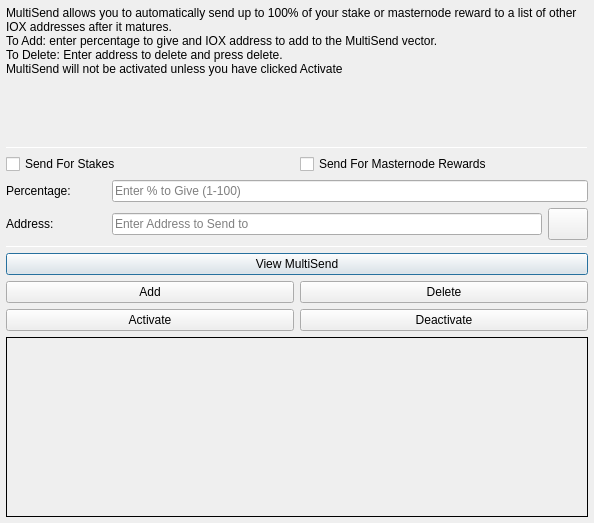
<?xml version="1.0" encoding="UTF-8"?>
<ui version="4.0">
 <class>MultiSendDialog</class>
 <widget class="QDialog" name="MultiSendDialog">
  <property name="windowModality">
   <enum>Qt::NonModal</enum>
  </property>
  <property name="geometry">
   <rect>
    <x>0</x>
    <y>0</y>
    <width>594</width>
    <height>523</height>
   </rect>
  </property>
  <property name="windowTitle">
   <string>MultiSend</string>
  </property>
  <layout class="QVBoxLayout" name="verticalLayout" stretch="0">
   <property name="leftMargin">
    <number>6</number>
   </property>
   <property name="topMargin">
    <number>6</number>
   </property>
   <property name="rightMargin">
    <number>6</number>
   </property>
   <property name="bottomMargin">
    <number>6</number>
   </property>
   <item>
    <layout class="QVBoxLayout" name="verticalLayout_Main" stretch="1,1,1,1,1,1">
     <item>
      <widget class="QLabel" name="label_2">
       <property name="lineWidth">
        <number>1</number>
       </property>
       <property name="text">
        <string>MultiSend allows you to automatically send up to 100% of your stake or masternode reward to a list of other IOX addresses after it matures.
To Add: enter percentage to give and IOX address to add to the MultiSend vector.
To Delete: Enter address to delete and press delete.
MultiSend will not be activated unless you have clicked Activate</string>
       </property>
       <property name="alignment">
        <set>Qt::AlignLeading|Qt::AlignLeft|Qt::AlignTop</set>
       </property>
       <property name="wordWrap">
        <bool>true</bool>
       </property>
      </widget>
     </item>
     <item>
      <widget class="Line" name="line">
       <property name="minimumSize">
        <size>
         <width>0</width>
         <height>1</height>
        </size>
       </property>
       <property name="maximumSize">
        <size>
         <width>16777215</width>
         <height>1</height>
        </size>
       </property>
       <property name="orientation">
        <enum>Qt::Horizontal</enum>
       </property>
      </widget>
     </item>
     <item>
      <layout class="QVBoxLayout" name="verticalLayout_Settings">
       <item>
        <layout class="QHBoxLayout" name="horizontalLayout">
         <item>
          <widget class="QCheckBox" name="multiSendStakeCheckBox">
           <property name="text">
            <string>Send For Stakes</string>
           </property>
          </widget>
         </item>
         <item>
          <widget class="QCheckBox" name="multiSendMasternodeCheckBox">
           <property name="text">
            <string>Send For Masternode Rewards</string>
           </property>
          </widget>
         </item>
        </layout>
       </item>
       <item>
        <layout class="QHBoxLayout" name="horizontalLayout_6">
         <item>
          <widget class="QLabel" name="label">
           <property name="minimumSize">
            <size>
             <width>100</width>
             <height>0</height>
            </size>
           </property>
           <property name="toolTip">
            <string>Percentage of stake to send</string>
           </property>
           <property name="text">
            <string>Percentage:</string>
           </property>
          </widget>
         </item>
         <item>
          <widget class="QLineEdit" name="multiSendPercentEdit">
           <property name="toolTip">
            <string>Enter whole numbers 1 - 100</string>
           </property>
           <property name="placeholderText">
            <string>Enter % to Give (1-100)</string>
           </property>
          </widget>
         </item>
        </layout>
       </item>
       <item>
        <layout class="QHBoxLayout" name="horizontalLayout_7">
         <item>
          <widget class="QLabel" name="label_5">
           <property name="minimumSize">
            <size>
             <width>100</width>
             <height>0</height>
            </size>
           </property>
           <property name="toolTip">
            <string>Address to send portion of stake to</string>
           </property>
           <property name="text">
            <string>Address:</string>
           </property>
          </widget>
         </item>
         <item>
          <widget class="QLineEdit" name="multiSendAddressEdit">
           <property name="toolTip">
            <string/>
           </property>
           <property name="placeholderText">
            <string>Enter Address to Send to</string>
           </property>
          </widget>
         </item>
         <item>
          <widget class="QPushButton" name="addressBookButton">
           <property name="maximumSize">
            <size>
             <width>16777215</width>
             <height>32</height>
            </size>
           </property>
           <property name="toolTip">
            <string>Choose an address from the address book</string>
           </property>
           <property name="text">
            <string/>
           </property>
           <property name="icon">
            <iconset resource="../iox.qrc">
             <normaloff>:/icons/address-book</normaloff>:/icons/address-book</iconset>
           </property>
           <property name="shortcut">
            <string>Alt+A</string>
           </property>
           <property name="autoDefault">
            <bool>false</bool>
           </property>
          </widget>
         </item>
        </layout>
       </item>
      </layout>
     </item>
     <item>
      <widget class="Line" name="line_2">
       <property name="minimumSize">
        <size>
         <width>0</width>
         <height>1</height>
        </size>
       </property>
       <property name="maximumSize">
        <size>
         <width>16777215</width>
         <height>1</height>
        </size>
       </property>
       <property name="orientation">
        <enum>Qt::Horizontal</enum>
       </property>
      </widget>
     </item>
     <item>
      <layout class="QVBoxLayout" name="verticalLayout_Buttons">
       <item>
        <layout class="QHBoxLayout" name="horizontalLayout_4">
         <item>
          <widget class="QPushButton" name="viewButton">
           <property name="toolTip">
            <string/>
           </property>
           <property name="statusTip">
            <string>View MultiSend Vector</string>
           </property>
           <property name="text">
            <string>View MultiSend</string>
           </property>
          </widget>
         </item>
        </layout>
       </item>
       <item>
        <layout class="QHBoxLayout" name="horizontalLayout_2">
         <item>
          <widget class="QPushButton" name="addButton">
           <property name="toolTip">
            <string/>
           </property>
           <property name="statusTip">
            <string>Add to MultiSend Vector</string>
           </property>
           <property name="text">
            <string>Add</string>
           </property>
          </widget>
         </item>
         <item>
          <widget class="QPushButton" name="deleteButton">
           <property name="toolTip">
            <string/>
           </property>
           <property name="statusTip">
            <string>Delete Address From MultiSend Vector</string>
           </property>
           <property name="text">
            <string>Delete</string>
           </property>
          </widget>
         </item>
        </layout>
       </item>
       <item>
        <layout class="QHBoxLayout" name="horizontalLayout_5">
         <item>
          <widget class="QPushButton" name="activateButton">
           <property name="statusTip">
            <string>Activate MultiSend</string>
           </property>
           <property name="text">
            <string>Activate</string>
           </property>
          </widget>
         </item>
         <item>
          <widget class="QPushButton" name="disableButton">
           <property name="statusTip">
            <string>Deactivate MultiSend</string>
           </property>
           <property name="text">
            <string>Deactivate</string>
           </property>
          </widget>
         </item>
        </layout>
       </item>
      </layout>
     </item>
     <item>
      <widget class="QLabel" name="message">
       <property name="minimumSize">
        <size>
         <width>0</width>
         <height>180</height>
        </size>
       </property>
       <property name="frameShape">
        <enum>QFrame::Panel</enum>
       </property>
       <property name="frameShadow">
        <enum>QFrame::Plain</enum>
       </property>
       <property name="lineWidth">
        <number>1</number>
       </property>
       <property name="midLineWidth">
        <number>1</number>
       </property>
       <property name="text">
        <string/>
       </property>
       <property name="alignment">
        <set>Qt::AlignLeading|Qt::AlignLeft|Qt::AlignTop</set>
       </property>
       <property name="wordWrap">
        <bool>true</bool>
       </property>
      </widget>
     </item>
    </layout>
   </item>
  </layout>
 </widget>
 <resources>
  <include location="../iox.qrc"/>
 </resources>
 <connections/>
</ui>
